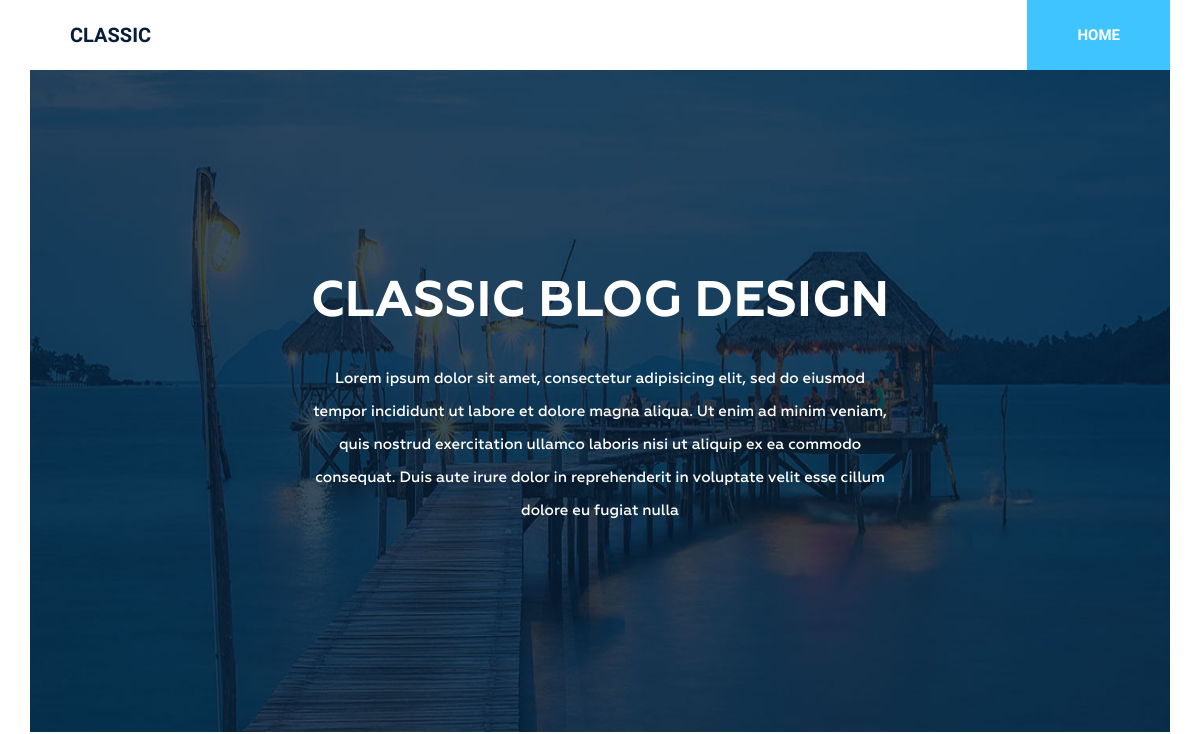
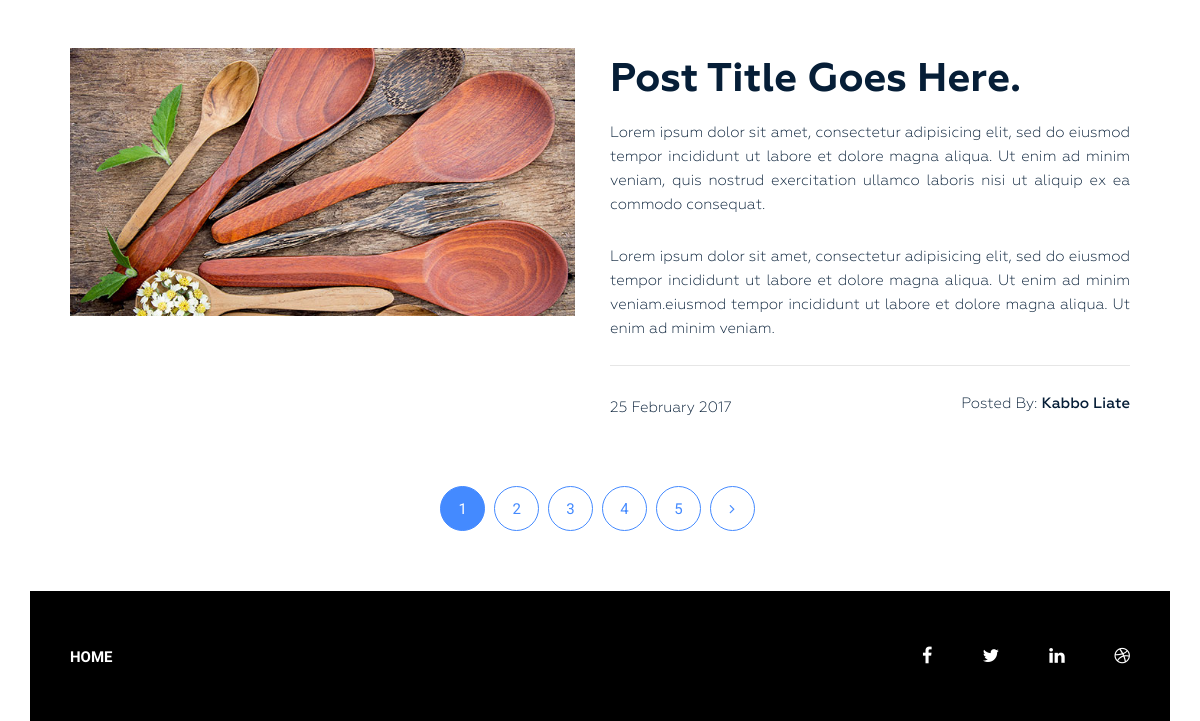
The app's page /, older data (2 pictures, top to bottom).
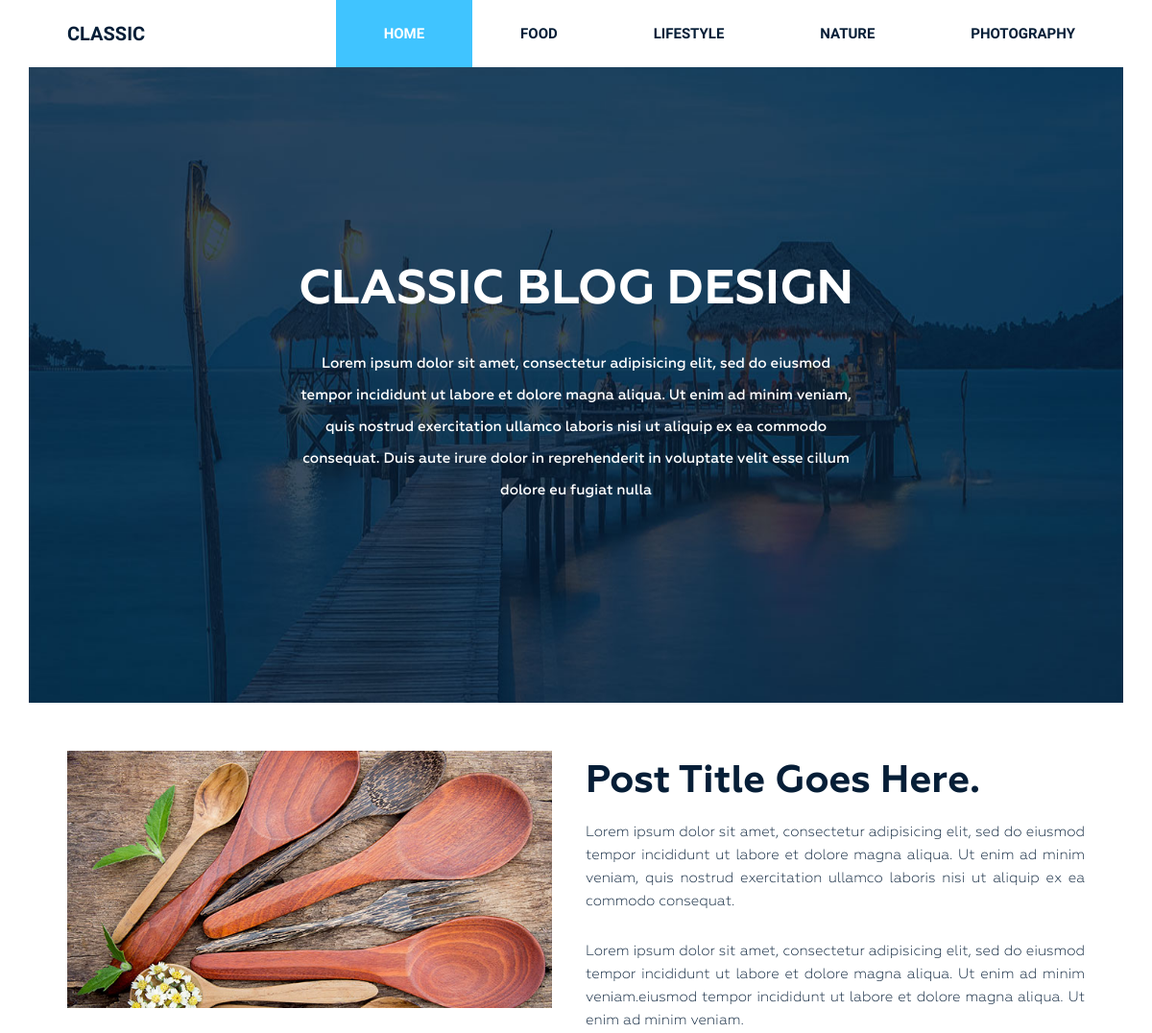
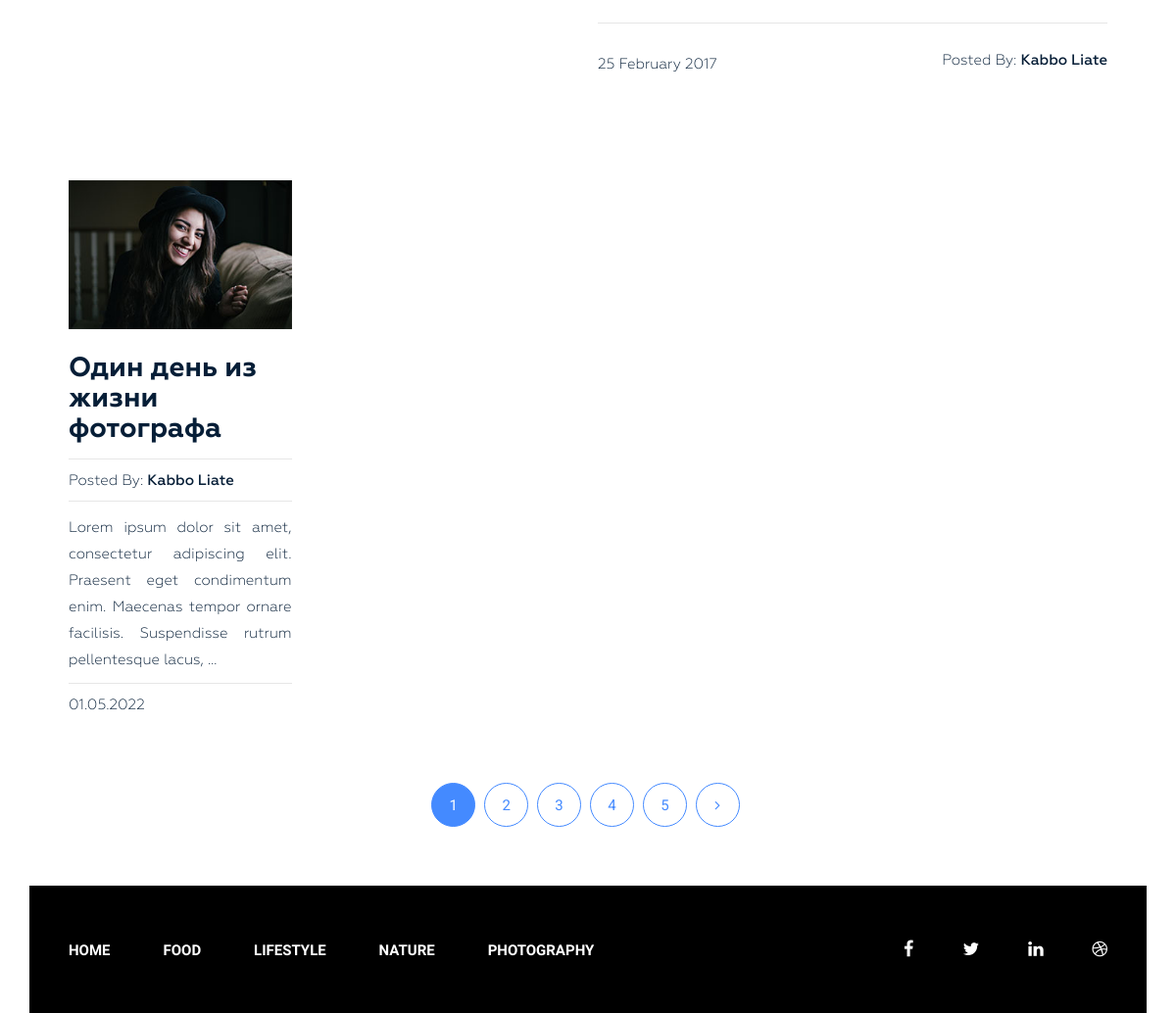
The same page, newer data (2 pictures, top to bottom).
### Burgers/models.py (models this page shows, shortened)
class Category(models.Model):
    title = models.CharField(max_length=255)
    slug = models.SlugField(max_length=255, verbose_name='Url', unique=True)
    def get_absolute_url(self):
        return reverse('category', kwargs={"slug": self.slug})
    class Meta:
        ordering = ['title']
        verbose_name_plural = 'Категории'

class Post(models.Model):
    title = models.CharField(max_length=255)
    slug = models.SlugField(max_length=255)
    author = models.CharField(max_length=100)
    content = models.TextField(blank=True)
    created_at = models.DateTimeField(auto_now_add=True, verbose_name='Дата публикации')
    photo = models.ImageField(upload_to='photos/%Y/%m/%d/', blank=True)
    views = models.IntegerField(default=0, verbose_name='кол-во просмотров')
    category = models.ForeignKey(Category, on_delete=models.PROTECT, related_name='posts')
    tags = models.ManyToManyField(Tag, blank=True, related_name='posts')
    class Meta:
        ordering = ['-created_at']
        verbose_name_plural = 'Посты'
    def get_absolute_url(self):
        return reverse('post', kwargs={"slug": self.slug})

### Burgers/views.py (the view)
# urls.py: path('', Home.as_view(), name='home'),
class Home(ListView):
    model = Post
    template_name = 'Burgers/index.html'
    context_object_name = 'posts'
    paginate_by = 4
    def get_context_data(self, *, object_list=None, **kwargs):
        context = super().get_context_data(**kwargs)
        context['title'] = 'Classic Blog Design'
        return context

### Burgers/templatetags/menu.py (called while the page is built)
@register.inclusion_tag('Burgers/menu_tpl.html')
def show_menu(menu_class='menu'):
    categories = Category.objects.all()
    return {"categories":categories, "menu_class":menu_class}

### Burgers/templates/Burgers/index.html (shortened to what this page needs)
{% extends 'base.html' %}
{% load static %}
{% block content %}
<section class="bg-text-area">
    <div class="container">
        <div class="row">
            <div class="col-md-12">
                <div class="bg-text">
                    <h3>Classic BLOG Design</h3>
                    <p>Lorem ipsum dolor sit amet, consectetur adipisicing elit, sed do eiusmod tempor incididunt ut
                        labore et dolore magna aliqua. Ut enim ad minim veniam, quis nostrud exercitation ullamco
                        laboris nisi ut aliquip ex ea commodo consequat. Duis aute irure dolor in reprehenderit in
                        voluptate velit esse cillum dolore eu fugiat nulla </p>
                </div>
            </div>
        </div>
    </div>
</section>
<section class="blog-post-area">
    <div class="container">
        <div class="row">
            <div class="blog-post-area-style">
                <div class="col-md-12">
                    <div class="single-post-big">
                        <div class="big-image">
                            <img src="{% static 'img/post-image1.jpg' %}" alt="">
                        </div>
                        <div class="big-text">
                            <h3><a href="#">Post Title Goes Here.</a></h3>
                            <p>Lorem ipsum dolor sit amet, consectetur adipisicing elit, sed do eiusmod tempor
                                incididunt ut labore et dolore magna aliqua. Ut enim ad minim veniam, quis nostrud
                                exercitation ullamco laboris nisi ut aliquip ex ea commodo consequat.</p>
                            <p>Lorem ipsum dolor sit amet, consectetur adipisicing elit, sed do eiusmod tempor
                                incididunt ut labore et dolore magna aliqua. Ut enim ad minim veniam.eiusmod tempor
                                incididunt ut labore et dolore magna aliqua. Ut enim ad minim veniam.</p>
                            <h4><span class="date">25 February 2017</span><span class="author">Posted By: <span
                                    class="author-name">Kabbo Liate</span></span>
                            </h4>
                        </div>
                    </div>
                </div>
                {% for post in posts %}
                <div class="col-md-3">
                    <div class="single-post">
                        {% if post.photo %}
                        <img src="{{ post.photo.url }}" alt="{{post.title}}">
                        {% else %}
                        <img src="https://picsum.photos/id/1060/300/201/?blur=2" alt="{{post.title}}">
                        {% endif %}
                        <h3><a href="{{ post.get_absolute_url }}">{{ post.title }}</a></h3>
                        <h4><span>Posted By: <span class="author-name">{{ post.author }}</span></span>
                        </h4>
                        {{ post.content|truncatewords_html:20|safe }}
                        <h4><span>{{post.created_at|date:"d.m.Y"}}</span></h4>
                    </div>
                </div>
                {% endfor %}
            </div>
        </div>
    </div>
    <div class="pegination">
        <div class="nav-links">
            <span class="page-numbers current">1</span>
            <a class="page-numbers" href="#">2</a>
            <a class="page-numbers" href="#">3</a>
            <a class="page-numbers" href="#">4</a>
            <a class="page-numbers" href="#">5</a>
            <a class="page-numbers" href="#"><i class="fa fa-angle-right" aria-hidden="true"></i></a>
        </div>
    </div>
</section>
{% endblock %}

### Burgers/templates/Burgers/menu_tpl.html
<div class="{{menu_class}}">
    <ul>
        <li><a href="{% url 'home' %}">Home</a></li>
        {% for item in categories %}
        <li><a href="{{ item.get_absolute_url }}">{{ item.title }}</a></li>
        {% endfor %}
    </ul>
</div>

Row changes from the older to the newer data that the page shows:
added Category: title "FOOD"
added Category: title "LIFESTYLE"
added Category: title "NATURE"
added Category: title "PHOTOGRAPHY"
added Post: photo (picture), title "Один день из жизни фотографа", author "Kabbo Liate", content "Lorem ipsum dolor sit amet, consectetur adipiscing elit. Praesent eget condimentum enim. Maecenas tempor ornare facilisis. Suspendisse rutrum pellentesque lacus, …", created_at "01.05.2022"
